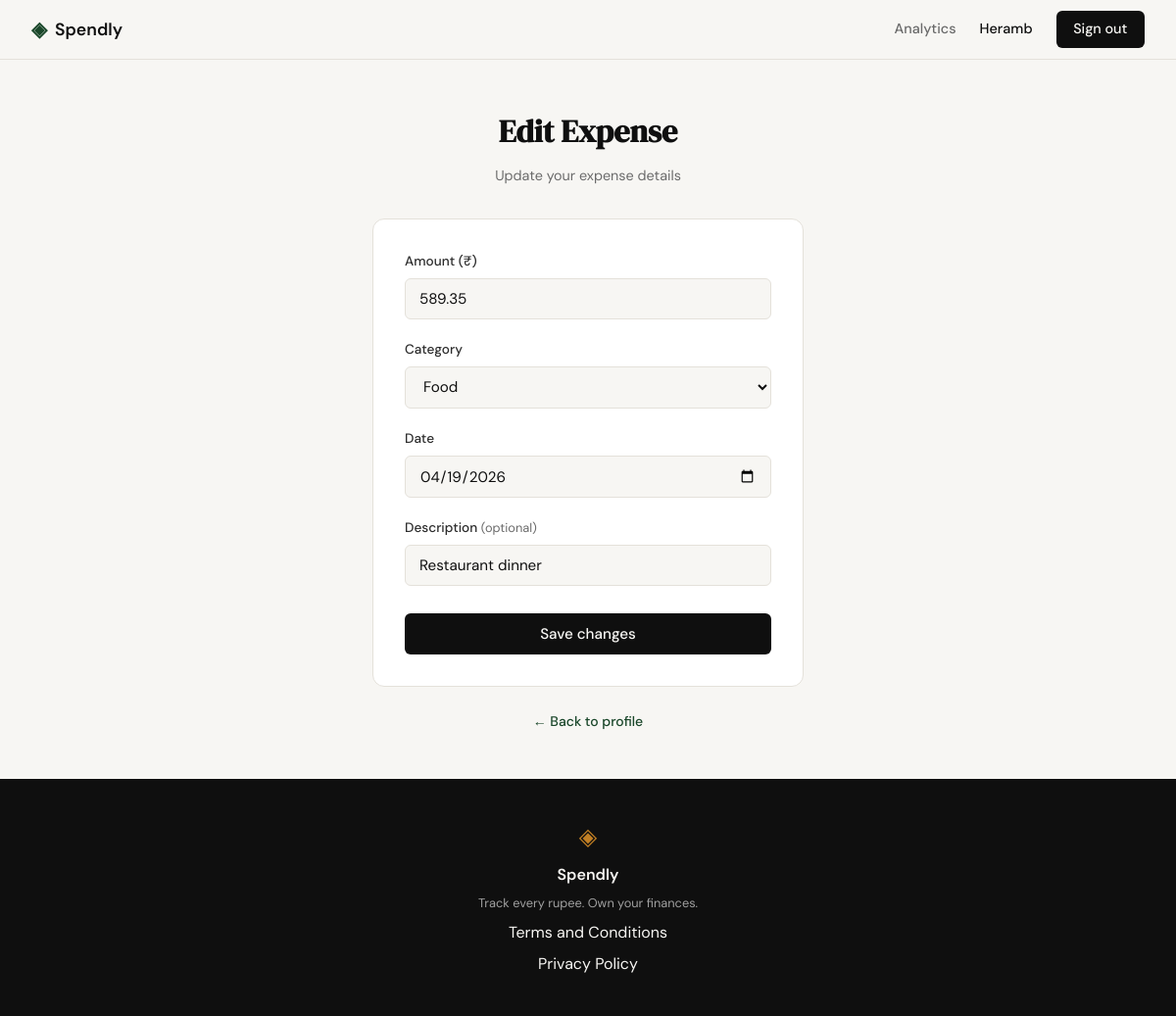
/expenses/27/edit (signed in), run on the app's committed database.
### tables this page shows
CREATE TABLE expenses (
            id          INTEGER PRIMARY KEY AUTOINCREMENT,
            user_id     INTEGER NOT NULL,
            amount      REAL    NOT NULL,
            category    TEXT    NOT NULL,
            date        TEXT    NOT NULL,
            description TEXT,
            created_at  TEXT    DEFAULT (datetime('now')),
            FOREIGN KEY (user_id) REFERENCES users(id)
        );

### app.py (the view, shortened to what this page needs)
@app.route("/expenses/<int:id>/edit", methods=["GET", "POST"])
def edit_expense(id):
    if not session.get("user_id"):
        return redirect(url_for("login"))
    expense = get_expense_by_id(id, session["user_id"])
    if expense is None:
        abort(404)
    if request.method == "GET":
        return render_template(
            "edit_expense.html",
            expense=expense,
            categories=CATEGORIES,
            csrf_token=_get_csrf_token(),
        )

### app.py (called while the page is built)
def _get_csrf_token():
    if "csrf_token" not in session:
        session["csrf_token"] = secrets.token_hex(32)
    return session["csrf_token"]

### database/db.py (called while the page is built)
def get_db():
    conn = sqlite3.connect(DB_PATH)
    conn.row_factory = sqlite3.Row
    conn.execute("PRAGMA foreign_keys = ON")
    return conn

def get_expense_by_id(expense_id, user_id):
    conn = get_db()
    row = conn.execute(
        "SELECT id, amount, category, date, description FROM expenses "
        "WHERE id = ? AND user_id = ?",
        (expense_id, user_id),
    ).fetchone()
    conn.close()
    return row

### templates/edit_expense.html (shortened to what this page needs)
{% extends "base.html" %}
{% block content %}
<section class="auth-section">
    <div class="auth-container">
        <div class="auth-header">
            <h1 class="auth-title">Edit Expense</h1>
            <p class="auth-subtitle">Update your expense details</p>
        </div>
        <div class="auth-card">
            <form method="POST" action="{{ url_for('edit_expense', id=expense.id) }}">
                <div class="form-group">
                    <label for="amount">Amount (₹)</label>
                    <input type="number" id="amount" name="amount"
                           class="form-input"
                           placeholder="0.00"
                           step="0.01" min="0.01"
                           value="{{ amount if amount is defined else expense.amount }}"
                           required autofocus>
                </div>
                <div class="form-group">
                    <label for="category">Category</label>
                    <select id="category" name="category" class="form-input" required>
                        {% set selected_cat = category if category is defined else expense.category %}
                        {% for cat in categories %}
                        <option value="{{ cat }}" {% if selected_cat == cat %}selected{% endif %}>{{ cat }}</option>
                        {% endfor %}
                    </select>
                </div>
                <div class="form-group">
                    <label for="date">Date</label>
                    <input type="date" id="date" name="date"
                           class="form-input"
                           value="{{ date if date is defined else expense.date }}"
                           required>
                </div>
                <div class="form-group">
                    <label for="description">
                        Description <span class="expense-form-optional">(optional)</span>
                    </label>
                    <input type="text" id="description" name="description"
                           class="form-input"
                           placeholder="e.g. Grocery shopping"
                           maxlength="200"
                           value="{{ description if description is defined else (expense.description or '') }}">
                </div>
                <button type="submit" class="btn-submit">Save changes</button>
            </form>
        </div>
        <p class="auth-switch">
            <a href="{{ url_for('profile') }}">← Back to profile</a>
        </p>
    </div>
</section>
{% endblock %}

### static/css/style.css (style rules this page uses)
:root { --ink: #0f0f0f; --ink-soft: #2d2d2d; --ink-muted: #6b6b6b; --ink-faint: #a0a0a0; --paper: #f7f6f3; --paper-warm: #f0ede6; --paper-card: #ffffff; --accent: #1a472a; --accent-light: #e8f0eb; --accent-2: #c17f24; --accent-2-light: #fdf3e3; --danger: #c0392b; --danger-light: #fdecea; --border: #e4e1da; --border-soft: #eeebe4; --font-display: 'DM Serif Display', Georgia, serif; --font-body: 'DM Sans', system-ui, sans-serif; --max-width: 1200px; --auth-width: 440px; --radius-sm: 6px; --radius-md: 12px; --radius-lg: 20px; }
*, *::before, *::after { box-sizing: border-box; margin: 0; padding: 0; }
html { font-size: 16px; scroll-behavior: smooth; }
body { background: var(--paper); color: var(--ink); font-family: var(--font-body); font-size: 1rem; line-height: 1.6; -webkit-font-smoothing: antialiased; }
a { color: inherit; text-decoration: none; }
.auth-section { min-height: calc(100vh - 60px - 100px); display: flex; align-items: center; justify-content: center; padding: 3rem 2rem; }
.auth-container { width: 100%; max-width: var(--auth-width); }
.auth-header { text-align: center; margin-bottom: 2rem; }
.auth-title { font-family: var(--font-display); font-size: 2rem; color: var(--ink); margin-bottom: 0.5rem; }
.auth-subtitle { font-size: 0.9rem; color: var(--ink-muted); }
.auth-card { background: var(--paper-card); border: 1px solid var(--border); border-radius: var(--radius-md); padding: 2rem; margin-bottom: 1.5rem; }
.form-group { margin-bottom: 1.25rem; }
.form-group label { display: block; font-size: 0.85rem; font-weight: 500; color: var(--ink-soft); margin-bottom: 0.4rem; }
.form-input { width: 100%; padding: 0.6rem 0.875rem; border: 1px solid var(--border); border-radius: var(--radius-sm); font-family: var(--font-body); font-size: 0.95rem; color: var(--ink); background: var(--paper); outline: none; transition: border-color 0.2s; }
.form-input::placeholder { color: var(--ink-faint); }
.btn-submit { width: 100%; padding: 0.7rem; background: var(--ink); color: var(--paper); border: none; border-radius: var(--radius-sm); font-family: var(--font-body); font-size: 0.95rem; font-weight: 500; cursor: pointer; transition: background 0.2s; margin-top: 0.5rem; }
.auth-switch { text-align: center; font-size: 0.875rem; color: var(--ink-muted); }
.auth-switch a { color: var(--accent); font-weight: 500; }
.expense-form-optional { color: var(--ink-muted); font-weight: 400; font-size: 0.8rem; }

### data on the page
expenses: amount "589.35", category "Food", date "04/19/2026", description "Restaurant dinner"

### other printed values
{{ session['user_name'] }} "Heramb"
